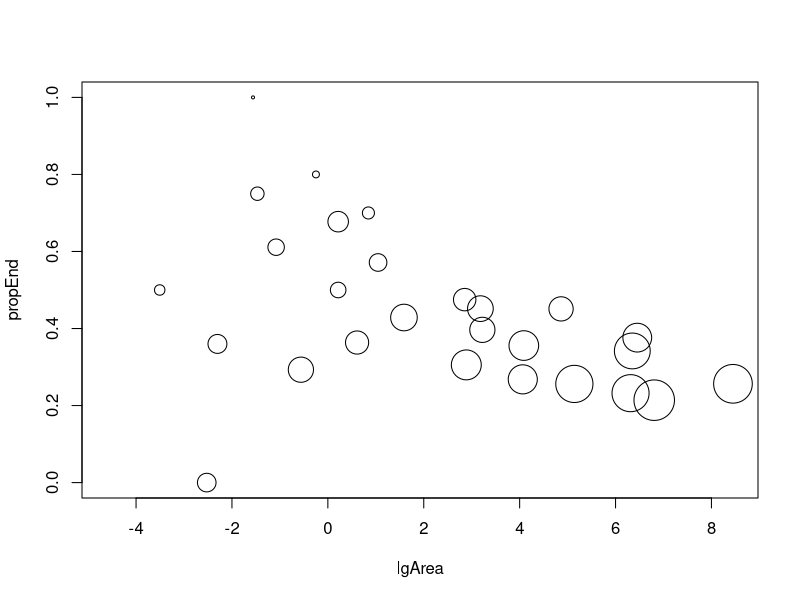
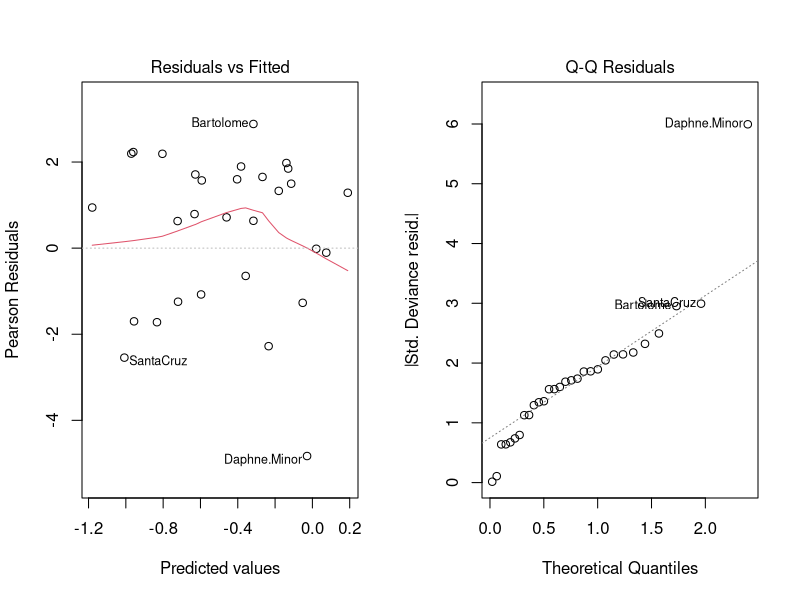
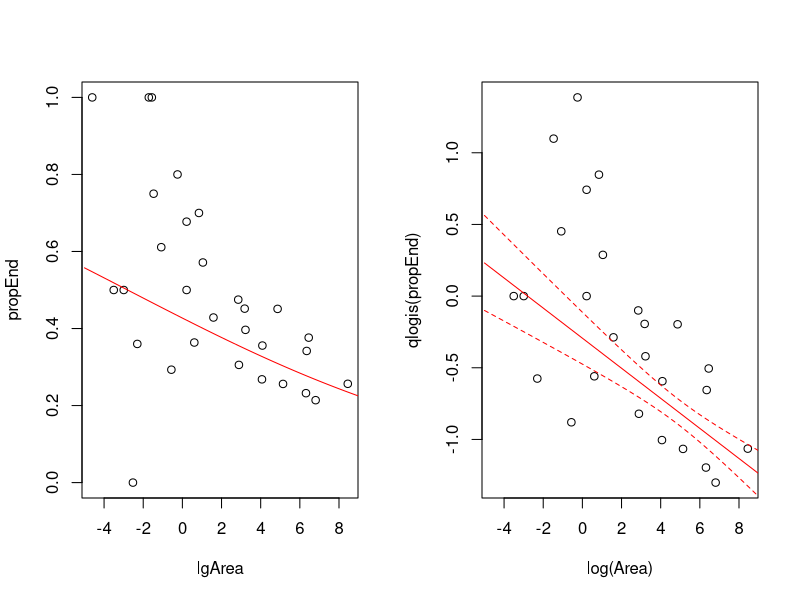
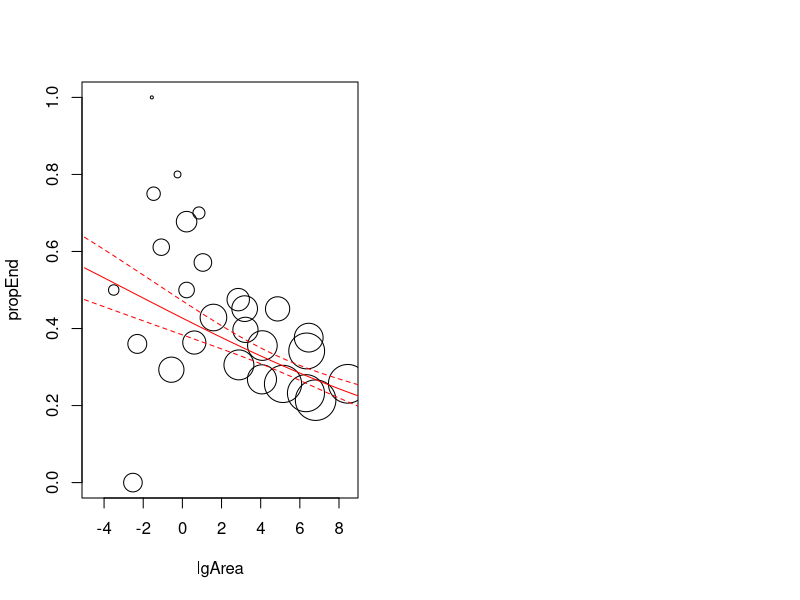
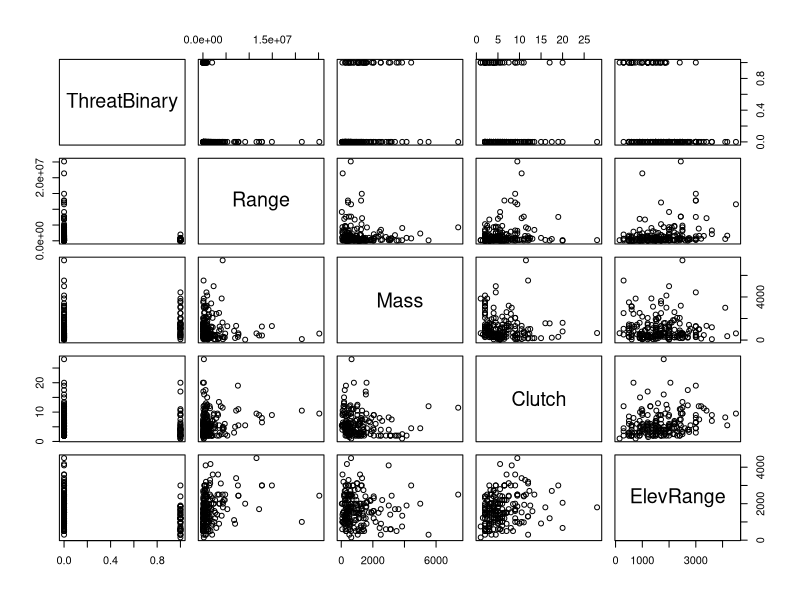
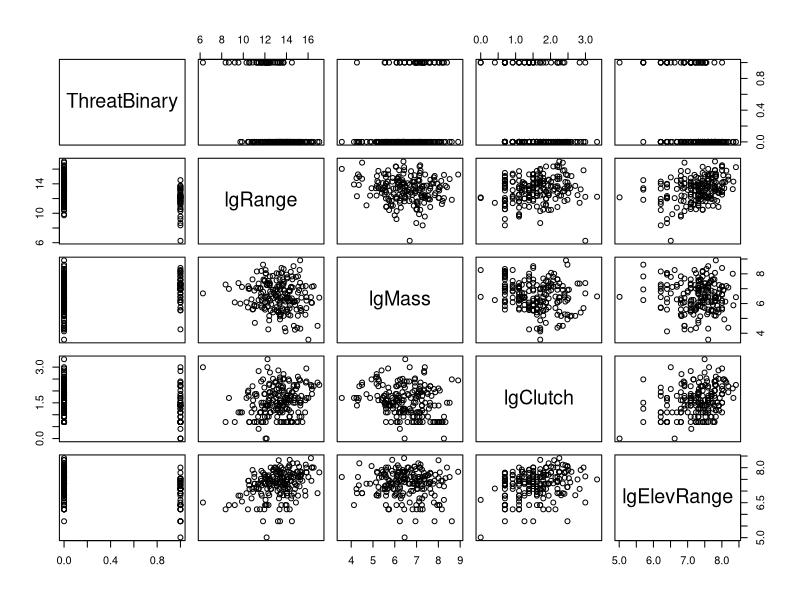
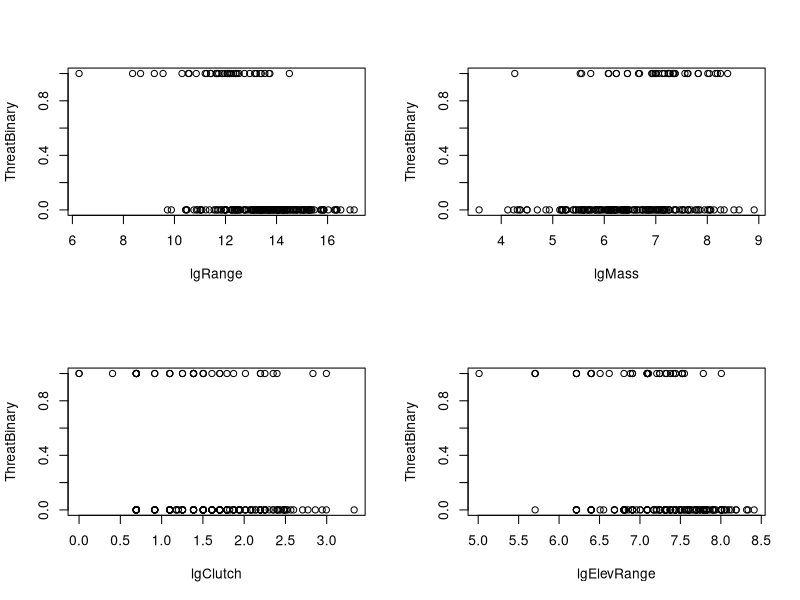

Write the R code that produced these figures, in order.
# Desc: Handout 4 from Julia. day 2, 14/01/20

rm(list = ls())

gala <- read.delim("../data/gala.txt")
str(gala)
gala$propEnd <- gala$Endemics/gala$Species
gala$lgArea <- log(gala$Area)
plot(propEnd ~ lgArea, data = gala, cex = log(Species/2))
resp <- with(gala, cbind(Endemics, Species - Endemics))
galaMod <- glm(resp ~ lgArea, data = gala, family = binomial(link = logit))
galaMod <- glm(propEnd ~ lgArea, weights = Species, data = gala, family = binomial(link = logit))
anova(galaMod, test = "Chisq")
1-pchisq(44.053, 1)
summary(galaMod)
par(mfrow = c(1, 2))
plot(galaMod, which = c(1, 2))

pred <- expand.grid((lgArea = seq(-5, 9, by = 0.1)))
pred$fit <- predict(galaMod, newdata = pred, type = "response")

plot(propEnd ~ lgArea, data = gala)
lines(fit ~ lgArea, data = pred, col = "red")

predMod <- predict(galaMod, newdata = pred, se.fit = T)

pred$fit <- predMod$fit
pred$se.fit <- predMod$se.fit
pred$confint <- predMod$se.fit * qt(0.975, df = galaMod$df.residual)


plot(qlogis(propEnd) ~ log(Area), data = gala) # doing the y axis as logistic scale is for illustration purposes and would never do this in the real world
lines(fit ~ lgArea, data = pred, col = "red")
lines(fit + confint ~ lgArea, data = pred, col = "red", lty = 2)
lines(fit - confint ~ lgArea, data = pred, col = "red", lty = 2)

plot(propEnd ~ lgArea, data = gala, cex = log(Species/2))
lines(plogis(fit) ~ lgArea, data = pred, col = "red")
lines(plogis(fit + confint) ~ lgArea, data = pred, col = "red", lty = 2)
lines(plogis(fit - confint) ~ lgArea, data = pred, col = "red", lty = 2)



#### Predicting threat in Galliformes ####
rm(list = ls())

galliformes <- read.table("../data/galliformesData.txt", header = T)
str(galliformes)
galliformes <- na.omit(galliformes)
galliformes$ThreatBinary <- ifelse(galliformes$Status04 %in% c("1_(LC)", "2_(NT)"), 0, 1)

pairs(ThreatBinary ~ Range + Mass + Clutch + ElevRange, data = galliformes)

galliformes$lgMass <- log(galliformes$Mass)
galliformes$lgRange <- log(galliformes$Range)
galliformes$lgClutch <- log(galliformes$Clutch)
galliformes$lgElevRange <- log(galliformes$ElevRange)
pairs(ThreatBinary ~ lgRange + lgMass + lgClutch + lgElevRange, data = galliformes)

par(mfrow=c(2,2))
plot(ThreatBinary ~ lgRange, data=galliformes)
plot(ThreatBinary ~ lgMass, data=galliformes)
plot(ThreatBinary ~ lgClutch, data=galliformes)
plot(ThreatBinary ~ lgElevRange, data=galliformes)

galliMod <- glm(ThreatBinary ~ (lgRange +lgMass + lgClutch + lgElevRange)^2, data=galliformes, family=binomial(link=logit))
                
          

